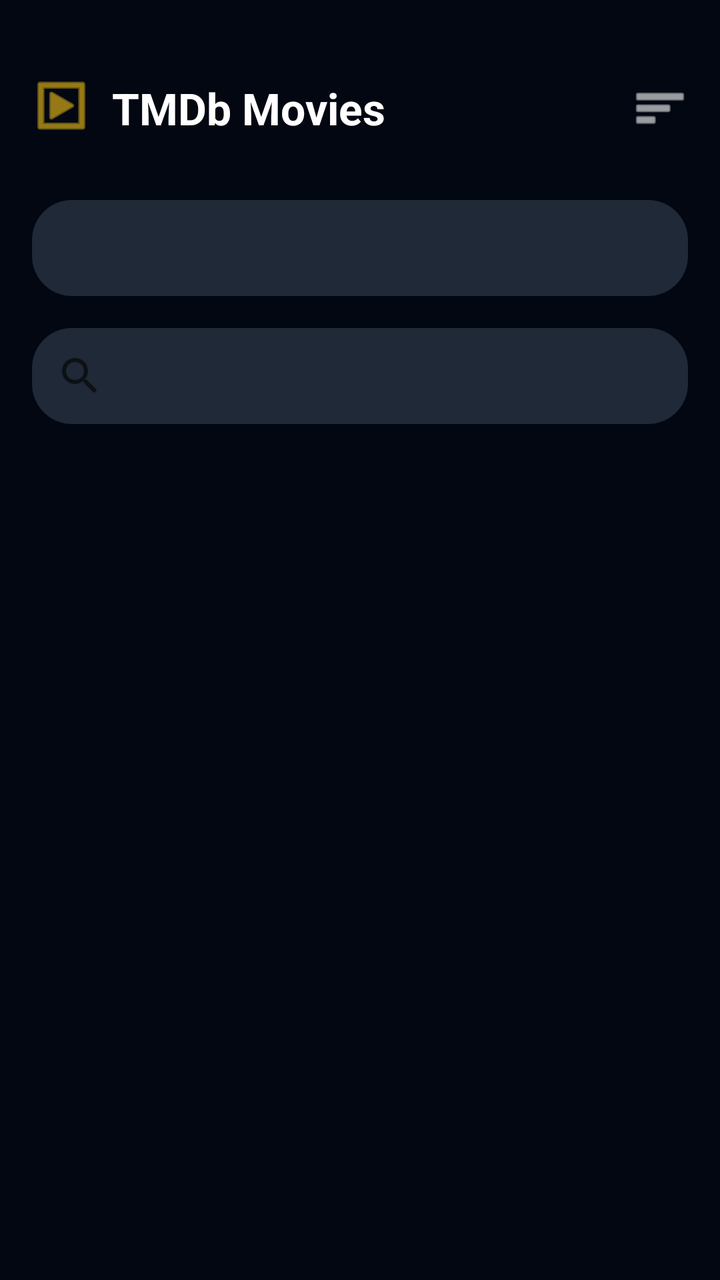
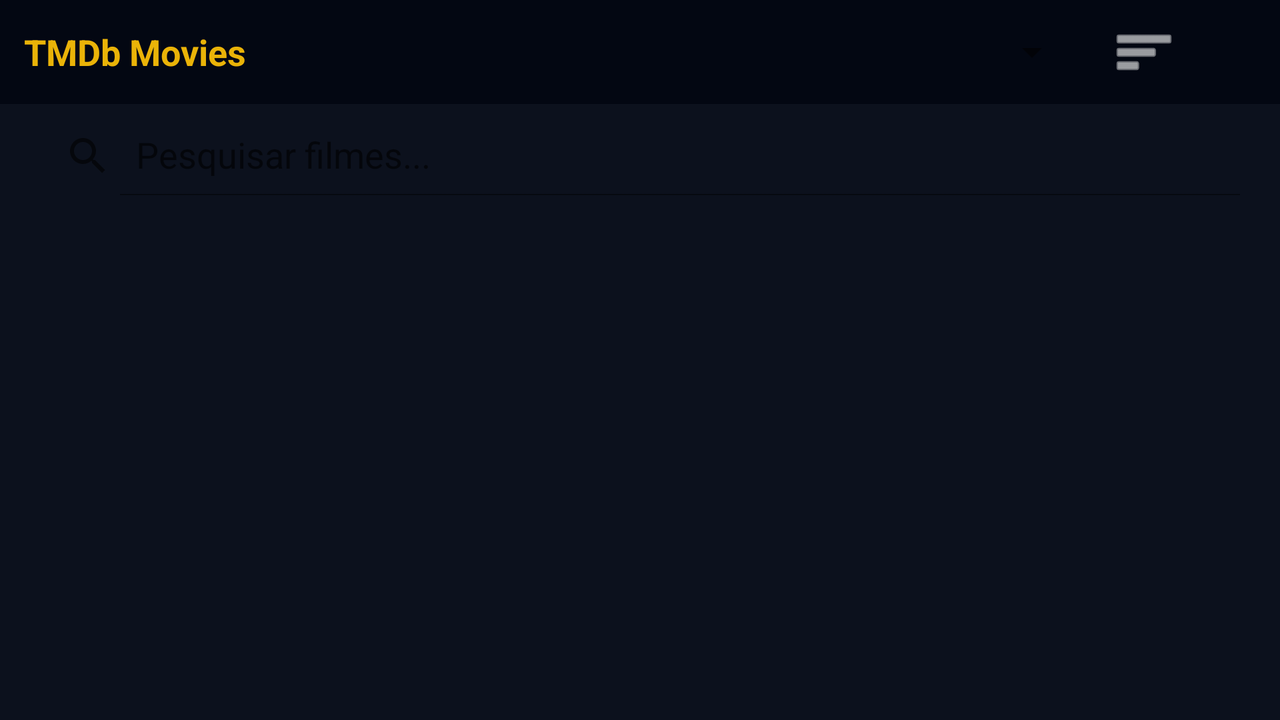

The same Android screen from two of the app's own layout files: first res/layout/ as a phone draws it, then the repository's variant for another configuration, drawn on a device whose configuration selects that folder. Both files follow.
<!-- AndroidManifest.xml: application theme Theme.TMDbMovies -->
<!-- res/layout/activity_main.xml -->
<?xml version="1.0" encoding="utf-8"?>
<androidx.drawerlayout.widget.DrawerLayout
    xmlns:android="http://schemas.android.com/apk/res/android"
    xmlns:app="http://schemas.github.com/apk/res-auto"
    android:id="@+id/drawer_layout"
    android:layout_width="match_parent"
    android:layout_height="match_parent">

    <LinearLayout
        android:layout_width="match_parent"
        android:layout_height="match_parent"
        android:background="#030712"
        android:orientation="vertical">

        <include layout="@layout/toolbar_main" />

        <Spinner
            android:id="@+id/spinner_genres"
            android:layout_width="match_parent"
            android:layout_height="48dp"
            android:layout_marginStart="16dp"
            android:layout_marginTop="16dp"
            android:layout_marginEnd="16dp"
            android:background="@drawable/bg_badge"
            android:paddingStart="16dp"
            android:spinnerMode="dropdown" />

        <androidx.appcompat.widget.SearchView
            android:id="@+id/search_view"
            android:layout_width="match_parent"
            android:layout_height="wrap_content"
            android:layout_margin="16dp"
            android:background="@drawable/bg_badge"
            app:iconifiedByDefault="false"
            app:queryHint="Buscar filmes..."
            app:queryBackground="@android:color/transparent"
            app:theme="@style/ThemeOverlay.AppCompat.Dark" />

        <androidx.recyclerview.widget.RecyclerView
            android:id="@+id/recycler_movies"
            android:layout_width="match_parent"
            android:layout_height="match_parent"
            android:clipToPadding="false"
            android:paddingBottom="16dp" />
    </LinearLayout>

    <include layout="@layout/menu_lateral" />

</androidx.drawerlayout.widget.DrawerLayout>
<!-- res/layout/toolbar_main.xml (included above) -->
<?xml version="1.0" encoding="utf-8"?>
<androidx.constraintlayout.widget.ConstraintLayout
    xmlns:android="http://schemas.android.com/apk/res/android"
    xmlns:app="http://schemas.android.com/apk/res-auto"
    android:layout_width="match_parent"
    android:layout_height="84dp" android:background="#030712"
    android:paddingTop="24dp" android:paddingHorizontal="16dp">

    <ImageView
        android:id="@+id/img_logo"
        android:layout_width="32dp"
        android:layout_height="32dp"
        android:src="@android:drawable/ic_menu_slideshow"
        app:tint="#F5C518"
        app:layout_constraintBottom_toBottomOf="parent"
        app:layout_constraintStart_toStartOf="parent"
        app:layout_constraintTop_toTopOf="parent" />

    <TextView
        android:id="@+id/txt_toolbar_title"
        android:layout_width="wrap_content"
        android:layout_height="wrap_content"
        android:layout_marginStart="8dp"
        android:text="TMDb Movies"
        android:textColor="#FFFFFF"
        android:textSize="22sp"
        android:textStyle="bold"
        app:layout_constraintBottom_toBottomOf="parent"
        app:layout_constraintStart_toEndOf="@+id/img_logo"
        app:layout_constraintTop_toTopOf="parent" />

    <ImageView
        android:id="@+id/img_menu"
        android:layout_width="28dp"
        android:layout_height="28dp"
        android:src="@android:drawable/ic_menu_sort_by_size"
        app:tint="#FFFFFF"
        app:layout_constraintBottom_toBottomOf="parent"
        app:layout_constraintEnd_toEndOf="parent"
        app:layout_constraintTop_toTopOf="parent" />

</androidx.constraintlayout.widget.ConstraintLayout>
<!-- res/layout/menu_lateral.xml (included above) -->
<?xml version="1.0" encoding="utf-8"?>
<LinearLayout xmlns:android="http://schemas.android.com/apk/res/android"
    xmlns:app="http://schemas.android.com/apk/res-auto"
    android:layout_width="280dp"
    android:layout_height="match_parent"
    android:layout_gravity="start"
    android:background="#0B0F19"
    android:orientation="vertical"
    android:paddingStart="16dp"
    android:paddingEnd="16dp"
    android:paddingTop="16dp"
    android:fitsSystemWindows="true"
    android:paddingBottom="40dp"

    android:clickable="true"
    android:focusable="true"
    android:id="@+id/main_menu_lateral_container">

    <View
        android:layout_width="match_parent"
        android:layout_height="24dp" />

    <LinearLayout
        android:layout_width="match_parent"
        android:layout_height="wrap_content"
        android:background="@drawable/bg_badge"
        android:backgroundTint="#1F2937"
        android:gravity="center_vertical"
        android:padding="12dp"
        android:layout_marginBottom="8dp">

        <ImageView
            android:layout_width="24dp"
            android:layout_height="24dp"
            android:src="@drawable/ic_home"
            android:contentDescription="Home"
            app:tint="#F5C518" />

        <TextView
            android:layout_width="wrap_content"
            android:layout_height="wrap_content"
            android:layout_marginStart="12dp"
            android:text="Home"
            android:textColor="#F5C518"
            android:textStyle="bold"
            android:textSize="16sp" />
    </LinearLayout>

    <LinearLayout
        android:id="@+id/item_menu_perfil"
        android:layout_width="match_parent"
        android:layout_height="wrap_content"
        android:gravity="center_vertical"
        android:padding="12dp"
        android:layout_marginBottom="8dp"
        android:clickable="true"
        android:focusable="true">

        <ImageView
            android:layout_width="24dp"
            android:layout_height="24dp"
            android:src="@drawable/ic_perfil"
            android:contentDescription="Perfil"
            app:tint="#9CA3AF" />

        <TextView
            android:layout_width="wrap_content"
            android:layout_height="wrap_content"
            android:layout_marginStart="12dp"
            android:text="Perfil"
            android:textColor="#FFFFFF"
            android:textSize="16sp" />
    </LinearLayout>

    <LinearLayout
        android:id="@+id/item_menu_favoritos"
        android:layout_width="match_parent"
        android:layout_height="wrap_content"
        android:gravity="center_vertical"
        android:padding="12dp"
        android:layout_marginBottom="8dp"
        android:clickable="true"
        android:focusable="true">

        <ImageView
            android:layout_width="24dp"
            android:layout_height="24dp"
            android:src="@android:drawable/btn_star"
            android:contentDescription="Favoritos"
            app:tint="#9CA3AF" />

        <TextView
            android:layout_width="wrap_content"
            android:layout_height="wrap_content"
            android:layout_marginStart="12dp"
            android:text="Favoritos"
            android:textColor="#FFFFFF"
            android:textSize="16sp" />
    </LinearLayout>

    <View
        android:layout_width="match_parent"
        android:layout_height="0dp"
        android:layout_weight="1" />

    <FrameLayout
        android:layout_width="match_parent"
        android:layout_height="wrap_content"
        android:layout_marginBottom="8dp">

        <LinearLayout
            android:id="@+id/layout_menu_deslogado"
            android:layout_width="match_parent"
            android:layout_height="wrap_content"
            android:orientation="vertical"
            android:gravity="center"
            android:visibility="visible">

            <TextView
                android:layout_width="wrap_content"
                android:layout_height="wrap_content"
                android:text="Faça login para salvar seus favoritos."
                android:textColor="#9CA3AF"
                android:textSize="14sp"
                android:gravity="center"
                android:layout_marginBottom="12dp" />

            <androidx.appcompat.widget.AppCompatButton
                android:id="@+id/btn_menu_login"
                android:layout_width="match_parent"
                android:layout_height="wrap_content"
                android:text="Entrar"
                android:textColor="#FFFFFF"
                android:backgroundTint="#1F2937"
                android:textAllCaps="false" />
        </LinearLayout>

        <LinearLayout
            android:id="@+id/layout_menu_logado"
            android:layout_width="match_parent"
            android:layout_height="wrap_content"
            android:orientation="horizontal"
            android:gravity="center_vertical"
            android:visibility="gone">

            <TextView
                android:id="@+id/txt_menu_avatar"
                android:layout_width="44dp"
                android:layout_height="44dp"
                android:background="@android:drawable/toast_frame"
                android:backgroundTint="#F5C518"
                android:gravity="center"
                android:text="U"
                android:textColor="#030712"
                android:textSize="18sp"
                android:textStyle="bold" />

            <LinearLayout
                android:layout_width="0dp"
                android:layout_height="wrap_content"
                android:layout_weight="1"
                android:orientation="vertical"
                android:layout_marginStart="12dp">

                <TextView
                    android:id="@+id/txt_menu_username"
                    android:layout_width="match_parent"
                    android:layout_height="wrap_content"
                    android:text="Nome do Usuário"
                    android:textColor="#FFFFFF"
                    android:textStyle="bold"
                    android:textSize="14sp"
                    android:maxLines="1" />

                <TextView
                    android:id="@+id/btn_menu_logout"
                    android:layout_width="wrap_content"
                    android:layout_height="wrap_content"
                    android:text="Sair"
                    android:textColor="#9CA3AF"
                    android:textSize="13sp"
                    android:layout_marginTop="2dp"
                    android:clickable="true"
                    android:focusable="true" />
            </LinearLayout>
        </LinearLayout>
    </FrameLayout>

</LinearLayout>
<!-- resources referenced by this layout -->
<resources>
  <!-- drawable bg_badge (drawable) -->
  <shape xmlns:android="http://schemas.android.com/apk/res/android">
      <solid android:color="#1F2937" /> <corners android:radius="20dp" />
  </shape>
  <style name="Theme.TMDbMovies" parent="Theme.MaterialComponents.DayNight.NoActionBar">
          <item name="colorPrimary">#F5C518</item>
          <item name="colorPrimaryVariant">#C69E00</item>
          <item name="colorOnPrimary">#030712</item>
  
          <item name="colorSecondary">#1F2937</item>
          <item name="colorSecondaryVariant">#111827</item>
          <item name="colorOnSecondary">#FFFFFF</item>
  
          <item name="android:statusBarColor">#030712</item>
          <item name="android:windowLightStatusBar">false</item>
      </style>
</resources>
<!-- res/layout-land/activity_main.xml (the repository's variant of the layout above) -->
<!-- drawn on the phone turned sideways -->
<?xml version="1.0" encoding="utf-8"?>
<androidx.drawerlayout.widget.DrawerLayout
    xmlns:android="http://schemas.android.com/apk/res/android"
    xmlns:app="http://schemas.android.com/apk/res-auto"
    android:id="@+id/drawer_layout"
    android:layout_width="match_parent"
    android:layout_height="match_parent"
    android:background="#0c111d">

    <LinearLayout
        android:layout_width="match_parent"
        android:layout_height="match_parent"
        android:orientation="vertical">

        <LinearLayout
            android:layout_width="match_parent"
            android:layout_height="wrap_content"
            android:orientation="horizontal"
            android:gravity="center_vertical"
            android:paddingHorizontal="12dp"
            android:paddingVertical="8dp"
            android:background="#030712">

            <TextView
                android:id="@+id/txt_toolbar_title"
                android:layout_width="wrap_content"
                android:layout_height="wrap_content"
                android:text="TMDb Movies"
                android:textColor="#eab308"
                android:textSize="18sp"
                android:textStyle="bold"
                android:layout_marginEnd="16dp"/>

            <Spinner
                android:id="@+id/spinner_genres"
                android:layout_width="0dp"
                android:layout_height="36dp"
                android:layout_weight="1" />

            <ImageView
                android:id="@+id/img_menu"
                android:layout_width="32dp"
                android:layout_height="32dp"
                android:layout_marginStart="16dp"
                android:layout_marginEnd="40dp"
                android:src="@android:drawable/ic_menu_sort_by_size"
                android:contentDescription="Menu"
                app:tint="@android:color/white" />

        </LinearLayout>

        <androidx.appcompat.widget.SearchView
            android:id="@+id/search_view"
            android:layout_width="match_parent"
            android:layout_height="40dp"
            android:layout_marginHorizontal="12dp"
            android:layout_marginTop="6dp"
            android:layout_marginBottom="4dp"
            app:queryHint="Pesquisar filmes..."
            app:iconifiedByDefault="false" />

        <androidx.recyclerview.widget.RecyclerView
            android:id="@+id/recycler_movies"
            android:layout_width="match_parent"
            android:layout_height="match_parent"
            android:clipToPadding="false"
            android:paddingBottom="16dp" />

    </LinearLayout>

</androidx.drawerlayout.widget.DrawerLayout>
<!-- resources referenced by the variant -->
<!-- as the phone turned sideways resolves them -->
<resources>
  <style name="Theme.TMDbMovies" parent="Theme.MaterialComponents.DayNight.NoActionBar">
          <item name="colorPrimary">#F5C518</item>
          <item name="colorPrimaryVariant">#C69E00</item>
          <item name="colorOnPrimary">#030712</item>
  
          <item name="colorSecondary">#1F2937</item>
          <item name="colorSecondaryVariant">#111827</item>
          <item name="colorOnSecondary">#FFFFFF</item>
  
          <item name="android:statusBarColor">#030712</item>
          <item name="android:windowLightStatusBar">false</item>
      </style>
</resources>
